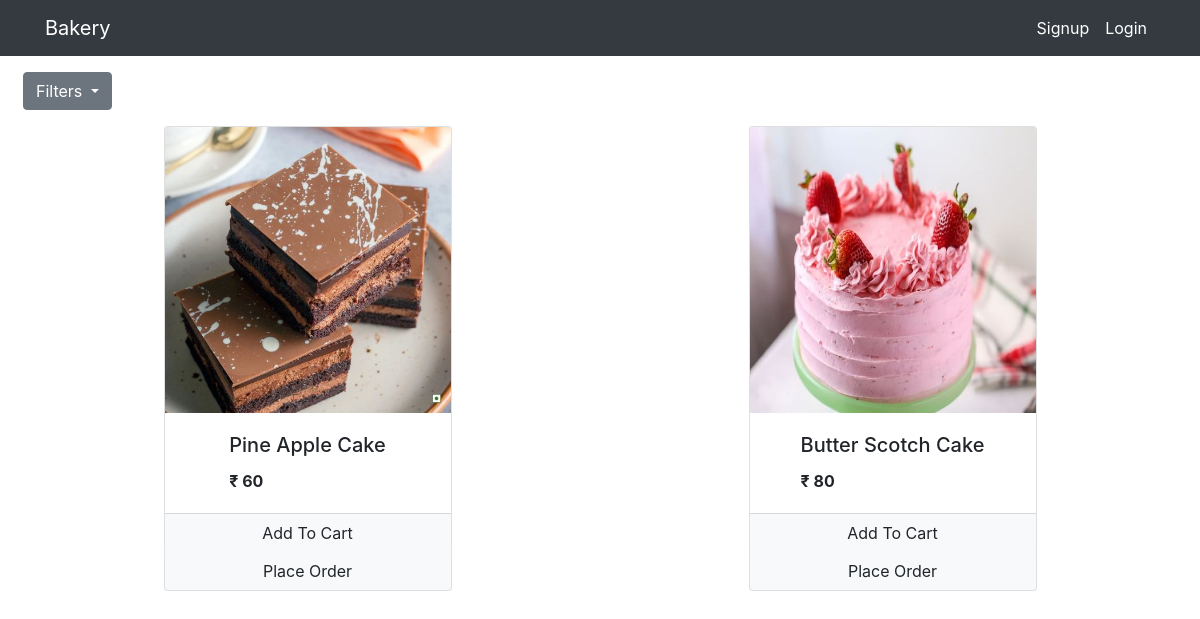
The app's page /?category=1, older data.
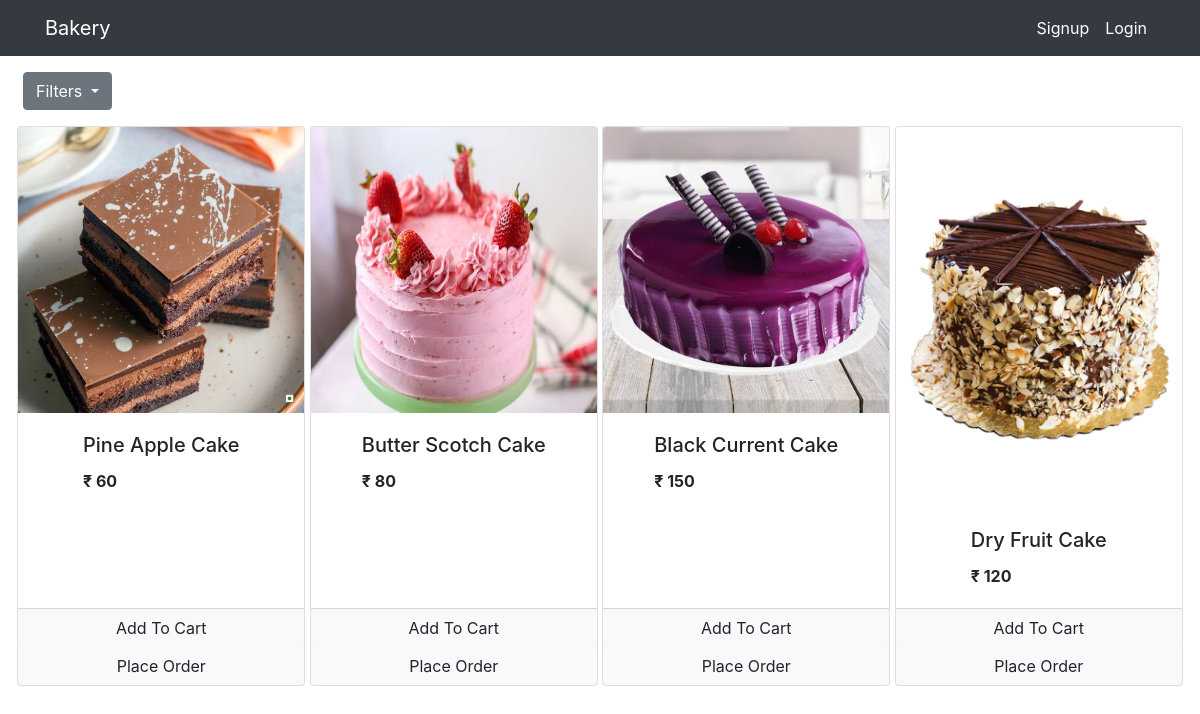
The same page, newer data.
### Bakery/models.py (models this page shows, shortened)
class Product(models.Model):
    name = models.CharField(max_length=100, null=True)
    quantity = models.PositiveIntegerField(null=True)
    price = models.PositiveIntegerField(null=True)
    category = models.ForeignKey(Category, on_delete=models.CASCADE,default=1)
    image = models.ImageField(upload_to='uploads/products/', default='default_image.jpeg')
    @staticmethod
    def get_all_products_by_categoryid(category_id):
        if category_id:
    	       return Product.objects.filter(category = category_id)
        else:
            return Product.get_all_products()

### Bakery/Views/views.py (the view, shortened to what this page needs)
# urls.py: path('', views.Index.as_view(), name='Bakery-index'),
class Index(View):
	def get(self,request):
		cart = request.session.get('cart')
		if not cart:
			request.session['cart'] = {}
		products = None
		categories = models.Category.get_all_categories()
		categoryID = request.GET.get('category')
		if categoryID:
			products = models.Product.get_all_products_by_categoryid(categoryID)
		else:
			products = models.Product.get_all_products()
		data = {'products':products,'categories':categories}
		return render(request, 'Bakery/index.html', data)

### Bakery/models.py (called while the page is built)
    @staticmethod
    def get_all_categories():
        return Category.objects.all()

### Bakery/templatetags/cart.py (called while the page is built)
@register.filter(name='is_in_cart')
def is_in_cart(product  , cart):
    keys = cart.keys()
    for id in keys:
        if int(id) == product.id:
            return True
    return False;

### Bakery/templatetags/custom_filter.py (called while the page is built)
@register.filter(name='currency')
def currency(nunmber):
    return "₹ "+str(nunmber)

### templates/Bakery/index.html (shortened to what this page needs)
{%extends 'Partials/base.html'%}
{%block content%}
{% load cart%}
{% load custom_filter%}
<div class="container-fluid">
	<div>
			<div class="dropdown mt-3 ml-2">
			  <button class="btn btn-secondary dropdown-toggle" type="button" id="dropdownMenuButton" data-toggle="dropdown" aria-expanded="false">
			    Filters
			  </button>
			</div>
			<div id ="products" class=" mx-auto">
				<div class="row mx-auto mt-3">
					{%for product in products%}
					<div class="card mx-auto mb-3" id={{product.id}} style="width: 18rem;">
						<img src="{{product.image.url}}" class="card-img-top" alt="Card image cap">
						<div class="card-body mx-auto">
							<h5 class="card-title">{{product.name}}</h5>
							<p class="card-text "><b>{{product.price|currency}}</b></p>
						</div>
						<div class="card-footer p-0 no-gutters">
						{% if product|is_in_cart:request.session.cart %}
						<div class="row no-gutters">
							<form action="/#{{product.id}}" class="col-2 " method="post">
								{% csrf_token %}
								<input hidden type="text" name='product' value='{{product.id}}'>
								<input hidden type="text" name='remove' value='True'>
								<input type="submit" value=" - " class="btn btn-block btn-light border-right">
							</form>
							<div class="text-center col">{{product|cart_quantity:request.session.cart}} in Cart</div>
							<form action="/#{{product.id}}" class="col-2 " method="post">
								{% csrf_token %}
								<input hidden type="text" name='product' value='{{product.id}}'>
								<input type="submit" value=" + " class="btn btn-block btn-light border-left">
							</form>
						</div>
						{% else %}
						<form action="/#{{product.id}}" method="POST" class="btn-block">
							<input type="submit" class="float-right btn btn-light  form-control"
								value="Add To Cart">
						</form>
						{% endif %}
							<a href="#" class="float-right btn btn-light form-control ">Place Order</a>
						</div>
					</div>
					{%endfor%}
				</div>
			</div>
	</div>
</div>
{%endblock%}

### templates/Partials/base.html (shortened to what this page needs)
<!doctype html>
<html lang="en">
  <head>
    <link rel="stylesheet" href="https://cdn.jsdelivr.net/npm/bootstrap@4.6.1/dist/css/bootstrap.min.css">
  </head>
  <body>
    {% include 'partials/nav.html' %}
    {%block content %}{%endblock%}
  </body>
</html>

### templates/Partials/nav.html (shortened to what this page needs)
<nav class="navbar navbar-expand-lg navbar-info bg-dark">
        <div class="container">
            <a class="navbar-brand text-white" href="/">Bakery</a>
            <div class="collapse navbar-collapse" id="navbarSupportedContent">
                  {% if request.session.customer_id %}
                <ul class="navbar-nav ml-auto">
                      <li class="nav-item active">
                        <a class="nav-link text-white" href="/cart">Cart
                            <span class="badge badge-info rounded-circle">{{request.session.cart.keys|length}}</span>
                            <span class="sr-only">(current)</span></a>
                    </li>
                    <li class="nav-item active">
                        <a class="nav-link text-white" href="/orderhistory">Order History<span
                                class="sr-only">(current)</span></a>
                    </li>
                    <li class="nav-item active">
                        <a class="nav-link text-white" href="/profile">Profile<span
                                class="sr-only">(current)</span></a>
                    </li>
                    <li class="nav-item">
                        <a class="nav-link text-white" href="/logout">Logout</a>
                    </li>
                </ul>
                {%else%}
                <ul class="navbar-nav ml-auto">
                      <li class="nav-item active">
                        <a class="nav-link text-white" href="/signup">Signup</a>
                    </li>
                    <li class="nav-item active">
                        <a class="nav-link text-white" href="/login">Login</a>
                    </li>
                </ul>
                {%endif%}
            </div>
        </div>
    </nav>

Row changes from the older to the newer data that the page shows:
added Product: image (picture), name "Black Current Cake", price "₹ 150"
added Product: image (picture), name "Dry Fruit Cake", price "₹ 120"
